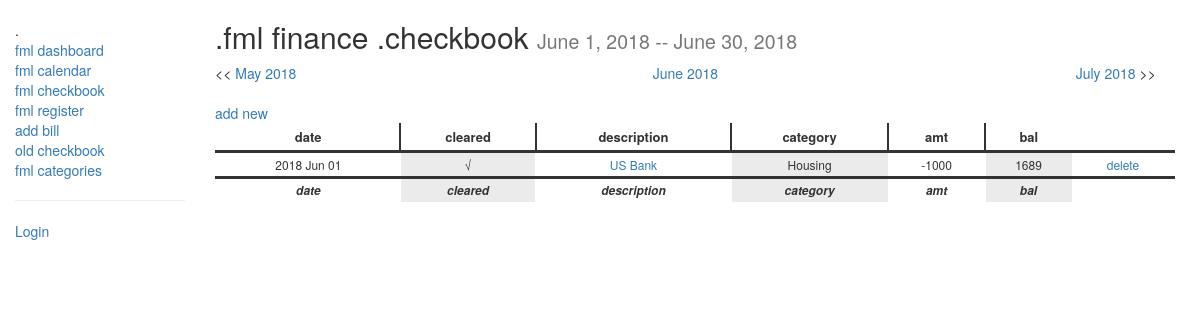
The page /checkbook/checkbookMonth/2018/6/ on the database its author committed.
### checkbook/models.py (models this page shows, shortened)
class Check(models.Model):
    check_type = (('CR', 'credit'),('DR', 'debit'),('SV', 'savings'),('DT', 'debt reduction'),)
    dater = models.DateField(help_text=' .the date of the transaction')
    type = models.CharField(max_length=2, choices=check_type, help_text=' .credit or debit')
    category = models.ForeignKey('Category', on_delete=models.SET_NULL, null=True)
    name = models.CharField(max_length=100, help_text=' .description')
    amount = models.IntegerField(default=0, help_text=' .amount')
    cleared = models.BooleanField(help_text=' .cleared with the bank?')
    created = models.DateTimeField(auto_now_add=True)
    class Meta:
        ordering = ["dater"]
    def get_absolute_url(self):
        return reverse('check-detail', kwargs={'pk': self.pk})

class Category(models.Model):
    name = models.CharField(max_length=100, help_text=' .category name')
    frequency = models.CharField(max_length=10, null=True, blank=True, help_text=' .M(monthly) or W(weekly)')
    budget = models.IntegerField(default=0, help_text=' .budgeted amount by frequency' )
    class Meta:
        ordering = ["name"]
    def __str__(self):
        return '{0}'.format(self.name)

### checkbook/views.py (the view)
# urls.py: path('checkbookMonth', views.checkbookMonth, name='checkbook-month'),
def checkbookMonth(request, aYear=date.today().year , aMonth=date.today().month):
    curYear = int(aYear)
    curMonth = int(aMonth)
    fromMonth = date(aYear, aMonth, 1)
    toMonth = date(aYear, aMonth, monthrange(aYear, aMonth)[1])
    PreviousYear = curYear
    PreviousMonth = curMonth - 1
    if PreviousMonth == 0:
        PreviousMonth = 12
        PreviousYear = curYear - 1
    NextYear = curYear
    NextMonth = curMonth + 1
    if NextMonth == 13:
        NextMonth = 1
        NextYear = curYear + 1
    check_list = Check.objects.all()
    balance = 0
    for chk in check_list:
        balance += chk.amount
        chk.balance = balance
        if chk.cleared:
            chk.cleared = '\u221A'
        else:
            chk.cleared = '-'
    return render(request, 'checkbook/checkbookNEW.html', {'checks' : check_list,
                                                       'Month' : curMonth,
                                                       'MonthName' : named_month(curMonth),
                                                       'Year' : curYear,
                                                       'PreviousMonth' : PreviousMonth,
                                                       'PreviousMonthName' : named_month(PreviousMonth),
                                                       'PreviousYear' : PreviousYear,
                                                       'NextMonth' : NextMonth,
                                                       'NextMonthName' : named_month(NextMonth),
                                                       'NextYear' : NextYear,
                                                       'fromMonth' : fromMonth,
                                                       'toMonth' :toMonth
                                                   })

### checkbook/views.py (called while the page is built)
def named_month(pMonthNumber):
    return date(1900, pMonthNumber, 1).strftime('%B')

### checkbook/templates/checkbook/checkbookNEW.html (shortened to what this page needs)
{% extends "base_generic.html" %}
{% block content %}
    <h2>.fml finance .checkbook <small>{{fromMonth}} -- {{toMonth}}</small></h2>
    <table width="97%">
      <tr>
        <td width="30%" align="left">
          &lt;&lt; <a href="{% url 'checkbook-monthNav' PreviousYear PreviousMonth%}">{{PreviousMonthName}} {{PreviousYear}}</a>
        </td>
        <td width="30%" align="center"><a href="{% url 'checkbook-month' %}"">{{MonthName}} {{Year}}</a></td>
        <td width="30%" align="right">
          <a href="{% url 'checkbook-monthNav' NextYear NextMonth%}">{{NextMonthName}} {{NextYear}}</a> &gt;&gt;
        </td>
      </tr>
    </table>
    <br/>
    <a href="{% url 'check-add' %}">add new</a>
    {% if checks %}
    <table class="greyGridTable">
      <thead>
        <tr>
          <th>date</th>
          <th>cleared</th>
          <th>description</th>
          <th>category</th>
          <th>amt</th>
          <th>bal</th>
          <th></th>
        </tr>
      </thead>
      <tfoot>
        <tr>
          <td>date</td>
          <td>cleared</td>
          <td>description</td>
          <td>category</td>
          <td>amt</td>
          <td>bal</td>
          <td></td>
        </tr>
      </tfoot>
        {% for check in checks %}
          {% if check.dater >= fromMonth and check.dater <= toMonth %}
          <tr>
            <td>{{ check.dater|date:'Y M d' }}</td>
            <td>{{check.cleared}}</td>
            <td><a href="{{ check.get_absolute_url }}"> {{ check.name }}</a></td>
            <td>{{check.category}}</td>
            <td>{{check.amount}}</td>
            <td>{{check.balance}}</td>
            <td><a href="{% url 'check-delete' check.id %}">delete</a></td>
          </tr>
          {% endif %}
        {% endfor %}
    </table>
    {% else %}
      <p>There are no checks in the checkbook.</p>
    {% endif %}
{% endblock %}

### checkbook/static/css/styles.css (style rules this page uses)
table.greyGridTable { border: 2px solid #FFFFFF; width: 99%; text-align: center; border-collapse: collapse; empty-cells: show; }
table.greyGridTable td, table.greyGridTable th { border: 1px solid #FFFFFF; padding: 3px 4px; }
table.greyGridTable tbody td { font-size: 12px; }
table.greyGridTable td:nth-child(even) { background: #EBEBEB; }
table.greyGridTable thead { background: #FFFFFF; border-bottom: 3px solid #333333; }
table.greyGridTable thead th { font-size: 13px; font-weight: bold; color: #333333; text-align: center; border-left: 2px solid #333333; }
table.greyGridTable thead th:first-child { border-left: none; }
table.greyGridTable thead th:last-child { border-left: none; }
table.greyGridTable tfoot { font-size: 12px; font-weight: bold; color: #333333; border-top: 3px solid #333333; }
table.greyGridTable tfoot td { font-size: 12px; font-style: italic }

### rows shown on the page
Check: dater "June 1, 2018", dater "2018 Jun 01", cleared "√", name "US Bank", category "Housing", amount "-1000", balance "1689"

### other values the page prints
{{ toMonth }} "June 30, 2018"
{{ PreviousMonthName }} "May"
{{ MonthName }} "June"
{{ NextMonthName }} "July"
